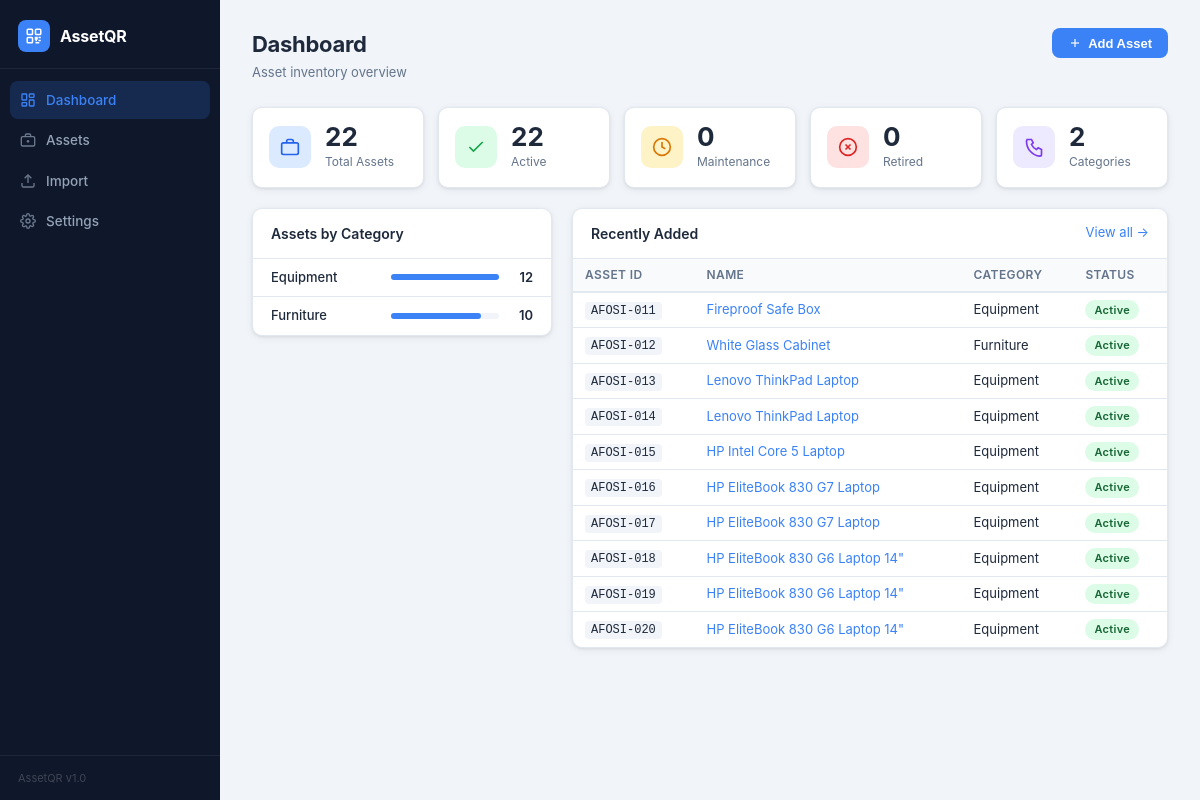
The page / on the database its author committed.
### tables this page shows
CREATE TABLE assets (
            id            INTEGER PRIMARY KEY AUTOINCREMENT,
            asset_id      TEXT    UNIQUE NOT NULL,
            name          TEXT    NOT NULL,
            category      TEXT    DEFAULT '',
            description   TEXT    DEFAULT '',
            location      TEXT    DEFAULT '',
            status        TEXT    DEFAULT 'active',
            serial_number TEXT    DEFAULT '',
            purchase_date TEXT    DEFAULT '',
            notes         TEXT    DEFAULT '',
            qr_code_path  TEXT    DEFAULT '',
            created_at    TEXT    DEFAULT (datetime('now')),
            updated_at    TEXT    DEFAULT (datetime('now'))
        );

### app.py (the view)
@app.route('/')
def dashboard():
    db = get_db()
    stats = {
        'total':      db.execute('SELECT COUNT(*) FROM assets').fetchone()[0],
        'active':     db.execute("SELECT COUNT(*) FROM assets WHERE status='active'").fetchone()[0],
        'maintenance':db.execute("SELECT COUNT(*) FROM assets WHERE status='maintenance'").fetchone()[0],
        'retired':    db.execute("SELECT COUNT(*) FROM assets WHERE status='retired'").fetchone()[0],
        'categories': db.execute("SELECT COUNT(DISTINCT category) FROM assets WHERE category!=''").fetchone()[0],
    }
    by_cat = db.execute(
        "SELECT category, COUNT(*) cnt FROM assets WHERE category!='' GROUP BY category ORDER BY cnt DESC LIMIT 8"
    ).fetchall()
    recent = db.execute('SELECT * FROM assets ORDER BY created_at DESC LIMIT 10').fetchall()
    return render_template('index.html', stats=stats, by_cat=by_cat, recent=recent)

### app.py (called while the page is built, shortened)
def _db_path():
    return os.path.join(_BASE_DIR, 'assetqr.db')

def get_db():
    if 'db' not in g:
        g.db = sqlite3.connect(_db_path())
        g.db.row_factory = sqlite3.Row
    return g.db

### templates/index.html (shortened to what this page needs)
{% extends "base.html" %}
{% block content %}
<div class="page-header">
  <div>
    <h1 class="page-title">Dashboard</h1>
    <p class="page-sub">Asset inventory overview</p>
  </div>
  <button class="btn btn-primary" onclick="openAddModal()">
    <svg viewBox="0 0 24 24" fill="none" stroke="currentColor" stroke-width="2" class="btn-icon">
      <line x1="12" y1="5" x2="12" y2="19"/><line x1="5" y1="12" x2="19" y2="12"/>
    </svg>
    Add Asset
  </button>
</div>
<div class="stats-grid">
  <div class="stat-card">
    <div class="stat-icon stat-icon--blue">
      <svg viewBox="0 0 24 24" fill="none" stroke="currentColor" stroke-width="2">
        <path d="M20 7H4a2 2 0 00-2 2v10a2 2 0 002 2h16a2 2 0 002-2V9a2 2 0 00-2-2z"/>
        <path d="M16 7V5a2 2 0 00-2-2h-4a2 2 0 00-2 2v2"/>
      </svg>
    </div>
    <div class="stat-info">
      <div class="stat-value">{{ stats.total }}</div>
      <div class="stat-label">Total Assets</div>
    </div>
  </div>
  <div class="stat-card">
    <div class="stat-icon stat-icon--green">
      <svg viewBox="0 0 24 24" fill="none" stroke="currentColor" stroke-width="2">
        <polyline points="20 6 9 17 4 12"/>
      </svg>
    </div>
    <div class="stat-info">
      <div class="stat-value">{{ stats.active }}</div>
      <div class="stat-label">Active</div>
    </div>
  </div>
  <div class="stat-card">
    <div class="stat-icon stat-icon--yellow">
      <svg viewBox="0 0 24 24" fill="none" stroke="currentColor" stroke-width="2">
        <circle cx="12" cy="12" r="10"/>
        <polyline points="12 6 12 12 16 14"/>
      </svg>
    </div>
    <div class="stat-info">
      <div class="stat-value">{{ stats.maintenance }}</div>
      <div class="stat-label">Maintenance</div>
    </div>
  </div>
  <div class="stat-card">
    <div class="stat-icon stat-icon--red">
      <svg viewBox="0 0 24 24" fill="none" stroke="currentColor" stroke-width="2">
        <circle cx="12" cy="12" r="10"/>
        <line x1="15" y1="9" x2="9" y2="15"/><line x1="9" y1="9" x2="15" y2="15"/>
      </svg>
    </div>
    <div class="stat-info">
      <div class="stat-value">{{ stats.retired }}</div>
      <div class="stat-label">Retired</div>
    </div>
  </div>
  <div class="stat-card">
    <div class="stat-icon stat-icon--purple">
      <svg viewBox="0 0 24 24" fill="none" stroke="currentColor" stroke-width="2">
        <path d="M3 3h6l2 4-2 2a12 12 0 006 6l2-2 4 2v6a2 2 0 01-2 2A18 18 0 013 5a2 2 0 012-2z"/>
      </svg>
    </div>
    <div class="stat-info">
      <div class="stat-value">{{ stats.categories }}</div>
      <div class="stat-label">Categories</div>
    </div>
  </div>
</div>
<div class="dashboard-grid">
  {% if by_cat %}
  <div class="card">
    <div class="card-header">
      <h2 class="card-title">Assets by Category</h2>
    </div>
    <div class="card-body" style="padding:0">
      {% set max_count = by_cat[0].cnt %}
      {% for row in by_cat %}
      <div class="cat-row">
        <span class="cat-name">{{ row.category or 'Uncategorised' }}</span>
        <div class="cat-bar-wrap">
          <div class="cat-bar" style="width:{{ (row.cnt / max_count * 100)|int }}%"></div>
        </div>
        <span class="cat-count">{{ row.cnt }}</span>
      </div>
      {% endfor %}
    </div>
  </div>
  {% endif %}
  <div class="card">
    <div class="card-header">
      <h2 class="card-title">Recently Added</h2>
      <a href="{{ url_for('assets_page') }}" class="card-link">View all &rarr;</a>
    </div>
    <div class="card-body" style="padding:0">
      {% if recent %}
      <table class="table table--compact">
        <thead>
          <tr>
            <th>Asset ID</th>
            <th>Name</th>
            <th>Category</th>
            <th>Status</th>
          </tr>
        </thead>
        <tbody>
          {% for a in recent %}
          <tr>
            <td><code class="code-id">{{ a.asset_id }}</code></td>
            <td><a href="{{ url_for('asset_detail', asset_id=a.asset_id) }}" target="_blank">{{ a.name }}</a></td>
            <td>{{ a.category or '—' }}</td>
            <td><span class="badge badge--{{ a.status }}">{{ a.status }}</span></td>
          </tr>
          {% endfor %}
        </tbody>
      </table>
      {% else %}
      <div class="empty-state">
        <p>No assets yet. <a href="{{ url_for('import_page') }}">Import a list</a> or <a href="#" onclick="openAddModal()">add one</a>.</p>
      </div>
      {% endif %}
    </div>
  </div>
</div>
{% endblock %}

### rows shown on the page
assets: category "Furniture", {{ (row.cnt / max_count * 100)|int }} 83 (drawn), cnt "10"
assets: asset_id "AFOSI-011", name "Fireproof Safe Box", category "Equipment", status "Active"
assets: asset_id "AFOSI-012", name "White Glass Cabinet", category "Furniture", status "Active"
assets: asset_id "AFOSI-013", name "Lenovo ThinkPad Laptop", category "Equipment", status "Active"
assets: asset_id "AFOSI-014", name "Lenovo ThinkPad Laptop", category "Equipment", status "Active"
assets: asset_id "AFOSI-015", name "HP Intel Core 5 Laptop", category "Equipment", status "Active"
assets: asset_id "AFOSI-016", name "HP EliteBook 830 G7 Laptop", category "Equipment", status "Active"
assets: asset_id "AFOSI-017", name "HP EliteBook 830 G7 Laptop", category "Equipment", status "Active"
assets: asset_id "AFOSI-018", name "HP EliteBook 830 G6 Laptop 14\"", category "Equipment", status "Active"
assets: asset_id "AFOSI-019", name "HP EliteBook 830 G6 Laptop 14\"", category "Equipment", status "Active"
assets: asset_id "AFOSI-020", name "HP EliteBook 830 G6 Laptop 14\"", category "Equipment", status "Active"

### other values the page prints
{{ stats.total }} "22"
{{ stats.active }} "22"
{{ stats.maintenance }} "0"
{{ stats.retired }} "0"
{{ stats.categories }} "2"
{{ row.category or 'Uncategorised' }} "Equipment"
{{ row.cnt }} "12"
